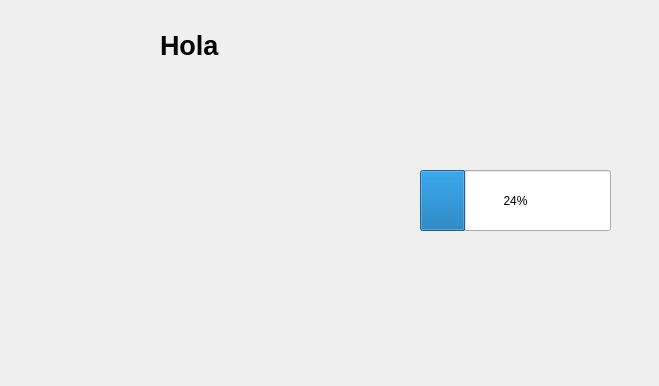
<?xml version="1.0" encoding="UTF-8"?>
<ui version="4.0">
 <class>Information</class>
 <widget class="QDialog" name="Information">
  <property name="geometry">
   <rect>
    <x>0</x>
    <y>0</y>
    <width>659</width>
    <height>386</height>
   </rect>
  </property>
  <property name="windowTitle">
   <string>Dialog</string>
  </property>
  <widget class="QProgressBar" name="progressBar">
   <property name="geometry">
    <rect>
     <x>420</x>
     <y>170</y>
     <width>191</width>
     <height>61</height>
    </rect>
   </property>
   <property name="value">
    <number>24</number>
   </property>
  </widget>
  <widget class="QLabel" name="nombreLinea">
   <property name="geometry">
    <rect>
     <x>160</x>
     <y>20</y>
     <width>131</width>
     <height>51</height>
    </rect>
   </property>
   <property name="font">
    <font>
     <pointsize>20</pointsize>
     <weight>75</weight>
     <bold>true</bold>
    </font>
   </property>
   <property name="text">
    <string>Hola</string>
   </property>
  </widget>
 </widget>
 <resources/>
 <connections/>
</ui>
